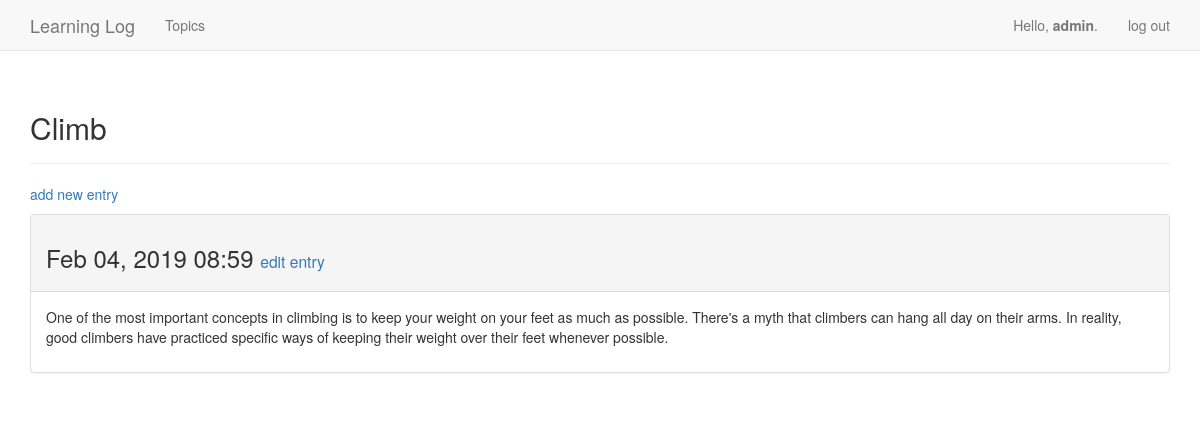
Page /topics/2 (signed in) on the committed database.
### learning_logs/models.py (models this page shows, shortened)
class Topic(models.Model):
    text = models.CharField(max_length=200)
    date_added = models.DateTimeField(auto_now_add=True)
    owner = models.ForeignKey(User, on_delete=models.CASCADE)
    def __str__(self):
        return self.text

class Entry(models.Model):
    topic = models.ForeignKey(Topic, on_delete=models.CASCADE)
    text = models.TextField()
    date_added = models.DateTimeField(auto_now_add=True)
    class Meta:
        verbose_name_plural = 'entries'

### learning_logs/views.py (the view)
# urls.py: path('topics/<int:topic_id>', views.topic, name='topic'),
@login_required
def topic(request, topic_id):
    topic = Topic.objects.get(id=topic_id)
    if topic.owner != request.user:
        raise Http404
    entries = topic.entry_set.order_by('-date_added')
    context = {'topic': topic, 'entries': entries}
    return render(request, 'learning_logs/topic.html', context)

### learning_logs/templates/learning_logs/topic.html
{% extends "learning_logs/base.html" %}
{% block header %}
  <h2>{{ topic }}</h2>
{% endblock header %}
{% block content %}
  <p>
    <a href="{% url 'learning_logs:new_entry' topic.id %}">add new entry</a>
  </p>
  {% for entry in entries %}
    <div class="panel panel-default">
      <div class="panel-heading">
        <h3>
          {{ entry.date_added|date:"M d, Y H:i" }}
          <small>
            <a href="{% url 'learning_logs:edit_entry' entry.id %}">edit
              entry</a>
          </small>
        </h3>
      </div>
      <div class="panel-body">
        {{ entry.text|linebreaks }}
      </div>
    </div>
  {% empty %}
    <li>
      There are no entries for this topic yet.
    </li>
  {% endfor %}
{% endblock content %}

### learning_logs/templates/learning_logs/base.html (shortened to what this page needs)
{% load bootstrap3 %}
<!DOCTYPE html>
<html lang="en">
<head>
    {% bootstrap_css %}
</head>
<body>
<nav class="navbar navbar-default navbar-static-top">
  <div class="container">
    <div class="navbar-header">
      <a class="navbar-brand" href="{% url 'learning_logs:index' %}">Learning Log</a>
    </div>
    <div id="navbar" class="navbar-collapse collapse">
      <ul class="nav navbar-nav">
        <li><a href="{% url 'learning_logs:topics' %}">Topics</a></li>
      </ul>
      <ul class="nav navbar-nav navbar-right">
        {% if user.is_authenticated %}
          <li><a>Hello, <b>{{ user.username }}</b>.</a></li>
          <li><a href="{% url 'users:logout' %}">log out</a></li>
        {% else %}
          <li><a href="{% url 'users:register' %}">register</a></li>
          <li><a href="{% url 'users:login' %}">log in</a></li>
        {% endif %}
      </ul>
    </div>
  </div>
</nav>
<div class="container">
  <div class="page-header">
    {% block header %}{% endblock %}
  </div>
  <div>
    {% block content %}{% endblock %}
  </div>
</div>
</body>
</html>

### rows in the picture
Topic: text "Climb"
Entry: date_added "Feb 04, 2019 08:59", text "One of the most important concepts in climbing is to keep your weight on your feet as much as possible. There's a myth that climbers can hang all day on their arms. In reality, good climbers have practiced specific ways of keeping their weight over their feet whenever possible."

### other values in the picture
{{ user.username }} "admin"
